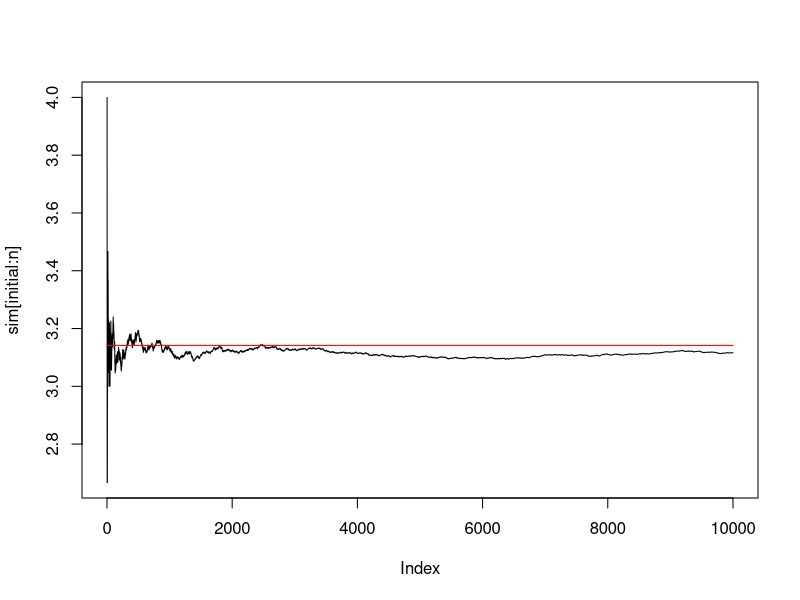

Source code (R):
circle = function(long){
  m=rep(0,long)
  count=0
  for(i in 1:long){
    x=runif(2,0,1)
    if(sqrt(x[1]*x[1] + x[2]*x[2]) <= 1){
      count=count+1
    }
    proba=count/i
    piCap = proba*4
    m[i]=piCap
  }
  return(m)
}
n=10000
sim=circle(n)
initial = 1
plot(sim[initial:n],type="l")
lines(rep(pi,n)[initial:n],col="red")


